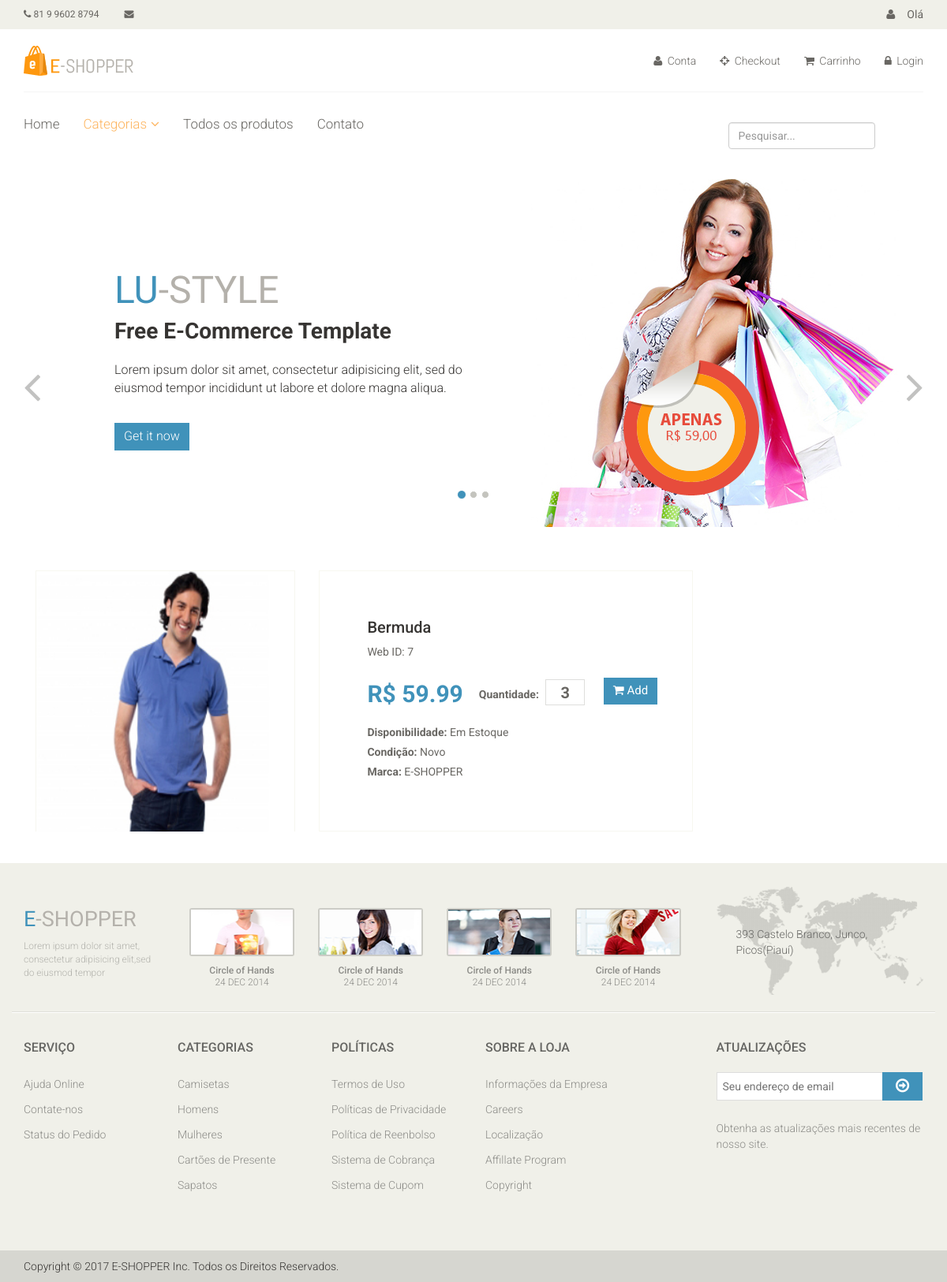
The page /catalogo/produtos/bermuda/ on the database its author committed.
### catalog/models.py (models this page shows, shortened)
class Product(models.Model):
	name = models.CharField('Nome', max_length=100)
	slug = models.SlugField('Indetificador', max_length=100)
	category = models.ForeignKey('catalog.Category', verbose_name='Categoria')
	description = models.TextField('Descrição', blank=True)
	price = models.DecimalField('Preço', decimal_places=2, max_digits=10)
	image = models.ImageField('Imagem', upload_to='products', blank=True, null=True)
	created = models.DateTimeField('Criado em', auto_now_add=True)
	modified = models.DateTimeField('Modificado em', auto_now_add=True)
	class Meta:
		verbose_name = 'Produto'
		verbose_name_plural = 'Produtos'
		ordering = ['name']
	def __str__(self):
		return self.name

### catalog/views.py (the view)
# urls.py: url(r'^produtos/(?P<slug>[\w_-]+)/$', views.product_detail, name='product_detail'),
def product_detail(request, slug):
	product = Product.objects.get(slug=slug)
	context = {
		'product': product
	}
	return render(request, 'catalog/product_detail.html', context)

### catalog/context_processors.py (called while the page is built)
def categories(request):
	return {
		'categories': Category.objects.all()
	}

### catalog/models.py (called while the page is built)
	def __str__(self):
		return self.name

	def get_absolute_url(self):
		return reverse('catalog:category', kwargs={'slug': self.slug})

### catalog/templates/catalog/product_detail.html (shortened to what this page needs)
{% extends "base.html" %}
{% block container %}
	<div class="col-sm-9 padding-right">
					<div class="product-details">
						<div class="col-sm-5">
							<div class="view-product">
								{% if product.image %}
										<img src="{{product.image.url }}" class="newarrival" alt="">
									{% endif %}
							</div>
						</div>
						<div class="col-sm-7">
							<div class="product-information">
								<h2>{{ product }}</h2>
								<p>Web ID: {{ product.pk }}</p>
								<span>
									<span>R$ {{ product.price }}</span>
									<label>Quantidade:</label>
									<input type="text" value="3" />
									<a href="{% url 'checkout:create_cartitem' product.slug %}">
										<button type="button" class="btn btn-fefault cart">
											<i class="fa fa-shopping-cart"></i>
											Add
										</button>
									</a>
								</span>
								<p><b>Disponibilidade:</b> Em Estoque</p>
								<p><b>Condição:</b> Novo</p>
								<p><b>Marca:</b> E-SHOPPER</p>
							</div>
						</div>
					</div>
			</div>
		</div>
{% endblock %}

### core/static/css/main.css (style rules this page uses)
body { font-family: 'Roboto', sans-serif; background:; position: relative; font-weight:400px; }
a { -webkit-transition: 300ms; -moz-transition: 300ms; -o-transition: 300ms; transition: 300ms; }
h1, h2, h3, h4, h5, h6 { font-family: 'Roboto', sans-serif; }
.padding-right { padding-right: 0; }
.product-details { overflow:hidden; }
.product-details { margin-bottom: 40px; overflow: hidden; margin-top: 10px; }
.view-product { position: relative; }
.view-product img { border: 1px solid #F7F7F0; height: 380px; width: 100%; }
.product-information { border: 1px solid #F7F7F0; overflow: hidden; padding-bottom: 60px; padding-left: 60px; padding-top: 60px; position: relative; }
.newarrival { position:absolute; top:0; left:0 }
.product-information h2 { color: #363432; font-family: 'Roboto', sans-serif; font-size: 20px; margin-top: 0; }
.product-information p { color: #696763; font-family: 'Roboto', sans-serif; margin-bottom: 5px; }
.product-information span { display: inline-block; margin-bottom: 8px; margin-top: 18px; }
.product-information span span { color: #4092BA; float: left; font-family: 'Roboto', sans-serif; font-size: 30px; font-weight: 700; margin-right: 20px; margin-top: 0px; }
.product-information span input { border: 1px solid #DEDEDC; color: #696763; font-family: 'Roboto', sans-serif; font-size: 20px; font-weight: 700; height: 33px; outline: medium none; text-align: center; width: 50px; }
.product-information span label { color: #696763; font-family: 'Roboto', sans-serif; font-weight: 700; margin-right: 5px; }
.cart { background: #4092BA; border: 0 none; border-radius: 0; color: #FFFFFF; font-family: 'Roboto', sans-serif; font-size: 15px; margin-bottom: 10px; margin-left: 20px; }

### rows shown on the page
Product: image (picture), name "Bermuda", pk "7", price "59.99"
